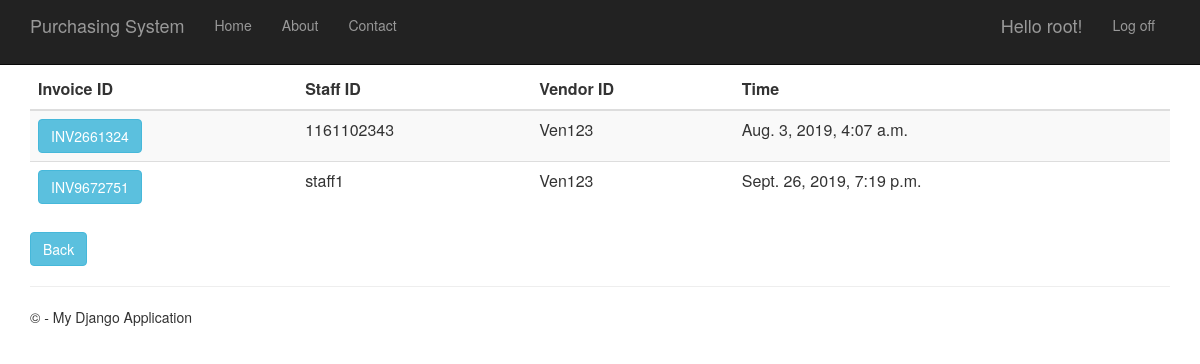
The page /invoicehistory (signed in) on the database its author committed.
### Invoice/models.py (models this page shows)
class Invoice(models.Model):
    invoice_id = models.CharField(primary_key= True, max_length=10)
    time_created = models.DateTimeField()
    description = models.CharField(max_length=100)
    total_price = models.DecimalField(max_digits=10, decimal_places=2, default=Decimal('0.00'))
    invoice_status = models.CharField(max_length=20)
    purchase_order_id =models.OneToOneField(PurchaseOrder,on_delete = models.CASCADE)
    person_id = models.ForeignKey(Person,on_delete= models.CASCADE)
    vendor_id = models.ForeignKey(Vendor,on_delete = models.CASCADE)

### app/models.py (models this page shows, shortened)
class Person(models.Model):
    user_id = models.OneToOneField(User)
    person_id = models.CharField(primary_key=True, max_length=10)
    person_name = models.TextField()
    person_address = models.TextField()
    person_phone_number = models.TextField()
    person_role = models.TextField(default = 'MANAGER')

class Vendor(models.Model):
    vendor_id = models.CharField(primary_key=True, max_length=10)
    vendor_name = models.TextField()
    vendor_phone_number = models.TextField()
    vendor_address = models.TextField()
    vendor_email = models.TextField()
    def __str__(self):
        return str(self.vendor_id)

### Invoice/views.py (the view)
# urls.py: url(r'^invoicehistory', Invoice.views.invoicehistory, name="invoice_history"),
def invoicehistory(request):
    invoice = Invoice.objects.all()
    context = {
            'title':'Invoice History',
            'rows':invoice
        }
    return render(request,'Invoice/invoicehistory.html',context)

### Invoice/templates/Invoice/invoicehistory.html
﻿{% extends "app/layout.html" %}
{% block content %}
<div class="purcahseorderhistory margintop" action="menu" >
    <form action="invoicehistorydetails" method="GET">
        <table class="table table-striped margintop">
          <thead>
            <tr>
              <th scope="col">Invoice ID</th>
              <th scope="col">Staff ID</th>
              <th scope="col">Vendor ID</th>
              <th scope="col">Time</th>
            </tr>
          </thead>
          <tbody>
              {% for r in rows %}
            <tr>
                 <td><button type="submit" name="inv_id" value="{{r.invoice_id}}" class="btn btn-info" >{{r.invoice_id}}</button></td>
                 <td>{{r.person_id.person_id}}</td>
                 <td>{{r.vendor_id}}</td>
                 <td>{{r.time_created}}</td>
            </tr>
              {% endfor %}
          </tbody>
        </table>
        <div class="margintop">
            <a type="submit" class="btn btn-info" href="/menu">Back</a>
        </div>
    </form>
</div>
{% endblock %}

### app/templates/app/loginpartial.html (shortened to what this page needs)
{% if user.is_authenticated %}
<form id="logoutForm" action="/logout" method="post" class="navbar-right">
    <ul class="nav navbar-nav navbar-right">
        <li><span class="navbar-brand">Hello {{ user.username }}!</span></li>
        <li><a href="javascript:document.getElementById('logoutForm').submit()">Log off</a></li>
    </ul>
</form>
{% else %}
<ul class="nav navbar-nav navbar-right">
    <li><a href="{% url 'login' %}">Log in</a></li>
</ul>
{% endif %}

### app/static/app/content/site.css (style rules this page uses)
body { padding-top: 50px; padding-bottom: 20px; }

### rows shown on the page
Invoice: invoice_id "INV2661324", person_id.person_id "1161102343", vendor_id "Ven123", time_created "Aug. 3, 2019, 4:07 a.m."
Invoice: invoice_id "INV9672751", person_id.person_id "staff1", vendor_id "Ven123", time_created "Sept. 26, 2019, 7:19 p.m."

### other values the page prints
{{ user.username }} "root"
